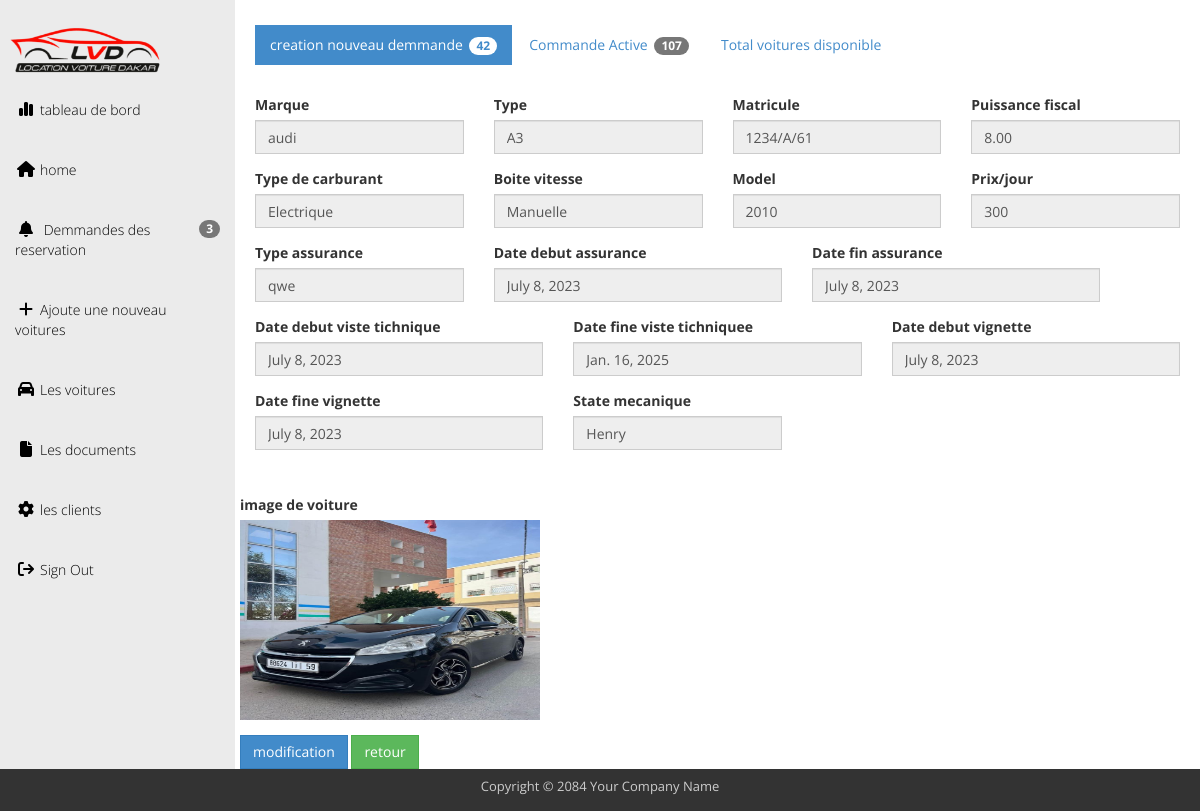
Page /administration/fiche_voiture/2/ (signed in) on the committed database.
### administration/models.py (models this page shows, shortened)
class Voiture(models.Model):
    MODEL_CHOICES = [(str(year), str(year)) for year in range(2010, 2025)]
    TYPE_CARBURANT_CHOICES = [
        ('Essence', 'Essence'),
        ('Diesel', 'Diesel'),
        ('Electrique', 'Électrique'),
    ]
    BOITE_VITESSE_CHOICES = [
        ('Manuelle', 'Manuelle'),
        ('Automatique', 'Automatique'),
    ]
    STATUT_CHOICES = [
        ('Bon état', 'Bon état'),
        ('Besoin de réparations mineures', 'Besoin de réparations mineures'),
        ('Besoin de réparations majeures', 'Besoin de réparations majeures'),
    ]
    marque = models.CharField(max_length=100, )
    type = models.CharField(max_length=100)
    matricule = models.CharField(max_length=50)
    date_achat = models.DateField()
    image = models.ImageField(upload_to='voitures/')
    puissance_fiscale = models.DecimalField(max_digits=5, decimal_places=2)
    type_carburant = models.CharField(max_length=50, choices=TYPE_CARBURANT_CHOICES)
    boite_vitesse = models.CharField(max_length=50, choices=BOITE_VITESSE_CHOICES)
    model = models.CharField(max_length=100,choices=MODEL_CHOICES)
    montant_achat = models.DecimalField(max_digits=10, decimal_places=2)
    prix=models.CharField(max_length=10, default='0')
    statut_mecanique = models.CharField(max_length=50, choices=STATUT_CHOICES, default='Bon état')
    disponibilite=models.CharField(max_length=5,default='oui')

class Assurance(models.Model):
    voiture = models.ForeignKey(Voiture, on_delete=models.CASCADE)
    date_debut = models.DateField()
    date_fin = models.DateField()
    type_assurance = models.CharField(max_length=100)

class VisiteTechnique(models.Model):
    voiture = models.ForeignKey(Voiture, on_delete=models.CASCADE)
    date_debut = models.DateField()
    date_fin = models.DateField()

class Vignette(models.Model):
    voiture = models.ForeignKey(Voiture, on_delete=models.CASCADE)
    date_debut = models.DateField()
    date_fin = models.DateField()

### administration/views.py (the view)
# urls.py: path('fiche_voiture/<int:pk>/', views.fiche_voiture, name='fiche_voiture'),
@login_required
def fiche_voiture(request,pk):
      if not request.user.is_staff:
        return redirect('admin_login')
      voiture = get_object_or_404(Voiture, pk=pk)
      visite=get_object_or_404(VisiteTechnique, pk=pk)
      assurance=get_object_or_404(Assurance, pk=pk)
      vignette=get_object_or_404(Vignette, pk=pk)
      return render(request,'administration/fiche_voiture.html',{'voiture': voiture,'visite':visite,'assurance':assurance,'vignette':vignette})

### administration/context_processors.py (called while the page is built)
def global_count(request):
    commande = Commande_reservation.objects.all()
    commande_count = commande.count()
    voiture_dispo = Voiture.objects.all()
    available_count = sum(1 for voiture in voiture_dispo if voiture.disponibilite.lower() == 'oui')
    forms = {res.pk: UpdateDateForm(instance=res) for res in commande}
    return {
        'commande_count': commande_count,
        'available_count': available_count
    }

### templates/administration/fiche_voiture.html (shortened to what this page needs)
{% load static %}
<!DOCTYPE html>
<head>
  <link rel="stylesheet" href="{% static 'administration/css/templatemo_main.css' %}">
  <link rel="stylesheet" href="{% static 'css/all.min.css' %}">
</head>
<body>
  <div id="main-wrapper">
    <div class="template-page-wrapper">
      <div class="navbar-collapse collapse templatemo-sidebar">
        <ul class="templatemo-sidebar-menu">
          <li>
            <img src="{% static 'images/LVD-logo-Transparent2.ico' %}" alt="" width="70px" height="60px" style="scale: 2.5; margin-left: 50px;" >
          </li>
          <li ><a href="{% url 'reservation_statistiques' %}"><i class="fa-solid fa-chart-simple"></i>tableau de bord</a></li>
          <li ><a href="{% url 'index' %}"><i class="fa fa-home"></i>home</a></li>
          <li><a href="{% url 'demmande' %}"><i class="fa-sharp fa-solid fa-bell"></i><span class="badge pull-right">3</span> Demmandes des reservation</a></li>
          <li><a href="{% url 'ajoute_voiture' %}"><i class="fa-solid fa-plus"></i>Ajoute une nouveau voitures</a></li>
          <li><a href="{% url 'voitures' %}"><i class="fa-solid fa-car"></i>Les voitures</a></li>
          <li><a href="{% url 'document_vehicule_view' %}"><i class="fa-sharp fa-solid fa-file"></i>Les documents</a></li>
          <li><a href=""><i class="fa fa-cog"></i>les clients</a></li>
          <li><a href="" data-toggle="modal" data-target="#confirmModal"><i class="fa fa-sign-out"></i>Sign Out</a></li>
        </ul>
      </div>
      <div class="templatemo-content-wrapper">
        <div class="templatemo-content">
          <div class="row margin-bottom-30">
            <div class="col-md-12">
              <ul class="nav nav-pills">
                <li class="active"><a href="#">creation nouveau demmande <span class="badge">42</span></a></li>
                <li><a href="#">Commande Active <span class="badge">107</span></a></li>
                <li><a href="#">Total voitures disponible </a></li>
              </ul>
            </div>
          </div>
          <div class="row">
            <div class="col-md-12">
                        <form role="form" id="templatemo-preferences-form">
                                    <div class="row">
                                      <div class="col-md-3 margin-bottom-15">
                                        <label for="marque" class="control-label">Marque</label>
                                        <input type="text" class="form-control" id="marque" readonly value="{{voiture.marque}}">
                                      </div>
                                      <div class="col-md-3 margin-bottom-15">
                                        <label for="lastName" class="control-label">Type</label>
                                        <input type="text" class="form-control" id="lastName" readonly value="{{voiture.type}}">
                                      </div>
                                      <div class="col-md-3 margin-bottom-15">
                                        <label for="lastName" class="control-label">Matricule</label>
                                        <input type="text" class="form-control" id="lastName" readonly value="{{voiture.matricule}}">
                                      </div>
                                      <div class="col-md-3 margin-bottom-15">
                                        <label for="lastName" class="control-label">Puissance fiscal</label>
                                        <input type="number" class="form-control" id="lastName" readonly value="{{voiture.puissance_fiscale}}">
                                      </div>
                                      <div class="col-md-3 margin-bottom-15">
                                                <label for="lastName" class="control-label">Type de carburant</label>
                                                <input type="text" class="form-control" id="lastName" readonly value="{{voiture.type_carburant}}">
                                       </div>
                                       <div class="col-md-3 margin-bottom-15">
                                                <label for="lastName" class="control-label">Boite vitesse</label>
                                                <input type="text" class="form-control" id="lastName" readonly value="{{voiture.boite_vitesse}}">
                                         </div>
                                        <div class="col-md-3 margin-bottom-15">
                                                <label for="lastName" class="control-label">Model</label>
                                                <input type="text" class="form-control" id="lastName" readonly value="{{voiture.model}}">
                                        </div>
                                        <div class="col-md-3 margin-bottom-15">
                                                <label for="lastName" class="control-label">Prix/jour</label>
                                                <input type="text" class="form-control" id="lastName" readonly value="{{voiture.prix}}" >
                                        </div>
                                        <div class="col-md-3 margin-bottom-15">
                                                <label for="lastName" class="control-label">Type assurance</label>
                                                <input type="text" class="form-control" id="lastName" readonly value="{{assurance.type_assurance}}">
                                        </div>
                                      <div class="col-md-4 margin-bottom-15">
                                        <label for="lastName" class="control-label">Date debut assurance</label>
                                        <input type="text" class="form-control" id="lastName" readonly value="{{assurance.date_debut}}">
                                      </div>
                                      <div class="col-md-4 margin-bottom-15">
                                        <label for="lastName" class="control-label">Date fin assurance</label>
                                        <input type="text" class="form-control" id="lastName" readonly value="{{assurance.date_fin}}">
                                      </div>
                                      <div class="col-md-4 margin-bottom-15">
                                        <label for="lastName" class="control-label">Date debut viste tichnique</label>
                                        <input type="text" class="form-control" id="lastName" readonly value="{{visite.date_debut}}">
                                      </div>
                                      <div class="col-md-4 margin-bottom-15">
                                        <label for="lastName" class="control-label">Date fine viste tichniquee</label>
                                        <input type="text" class="form-control" id="lastName" readonly value="{{visite.date_fin}}">
                                      </div>
                                      <div class="col-md-4 margin-bottom-15">
                                        <label for="lastName" class="control-label">Date debut vignette</label>
                                        <input type="text" class="form-control" id="lastName" readonly value="{{vignette.date_debut}}">
                                      </div>
                                      <div class="col-md-4 margin-bottom-15">
                                        <label for="lastName" class="control-label">Date fine vignette</label>
                                        <input type="text" class="form-control" id="lastName" readonly value="{{vignette.date_fin}}">
                                      </div>
                                      <div class="col-md-3 margin-bottom-15">
                                        <label for="singleSelect">State mecanique</label>
                                        <input type="text" class="form-control" id="lastName" readonly value="Henry">
                                      </div>
                                    </div>
                                  </div>
                                  <div class="row">
                                    <div class="col-md-3 margin-bottom-15">
                                                <label for="image">image de voiture</label>
                                                <img src="{{voiture.image.url}}" alt="" width="300px" height="200px">
                                       </div>
                                  </div>
                                  <div class="row templatemo-form-buttons">
                                    <div class="col-md-12">
                                      <a href="{% url 'update_voiture' voiture.pk %}" class="btn btn-primary">modification</a>
                                      <a href="{% url 'voitures' %}" class="btn btn-success">retour</a>
                                    </div>
                                  </div>
            </div>
          </div>
        </div>
      </div>
      <footer class="templatemo-footer"
      >
        <div class="templatemo-copyright">
          <p>Copyright &copy; 2084 Your Company Name</p>
        </div>
      </footer>
    </div>
  </body>
</html>

### project/static/administration/css/templatemo_main.css (style rules this page uses)
* { font-family: 'Open Sans', sans-serif; }
body { background-color: rgb(235,235,235); }
.templatemo-content-wrapper { float: left; width: 100%; }
.templatemo-content { margin-left: 235px; margin-top: 0px; min-height: 600px; padding: 25px 20px 0 20px; background-color: white; overflow-x: hidden; }
.templatemo-footer { clear: both; font-size: 13px; padding: 8px 0 5px 0; text-align: center; color: #ccc; background-color: #333; }
.margin-bottom-15 { margin-bottom: 15px; }
.margin-bottom-30 { margin-bottom: 30px; }
.templatemo-sidebar { padding: 0; margin-top: 20px; }
.templatemo-sidebar .templatemo-sidebar-menu { list-style: none; margin: 0; padding: 0; }
.templatemo-sidebar .templatemo-sidebar-menu > li { display: block; margin: 0; padding: 0; border: 0px; }
.templatemo-sidebar .templatemo-sidebar-menu > li > a { display: block; position: relative; margin: 0; border: 0px; padding: 20px 15px; text-decoration: none; font-size: 14px; font-weight: 300; }
.templatemo-sidebar-menu a { color: black; }
.templatemo-sidebar .templatemo-sidebar-menu > li > a > i { font-size: 16px; top: 2px; margin-top: 1px; margin-left: 1px; margin-right: 4px; display: inline-block; width: 1.25em; text-align: center; }
#templatemo-preferences-form { max-width: 960px; margin-bottom: 30px; }
.nav-pills>li>a, .nav-tabs>li>a, .alert, .progress, .panel, .btn, .panel-group .panel, .form-control, .modal-content, .breadcrumb { border-radius: 0; }
@media screen and (min-width: 992px) { .templatemo-sidebar { width: 235px; float: left; position: relative; margin-right: -100%; } }

### rows in the picture
Voiture: marque "audi", type "A3", matricule "1234/A/61", puissance_fiscale "8.00", type_carburant "Electrique", boite_vitesse "Manuelle", model "2010", prix "300", image (picture)
Assurance: type_assurance "qwe", date_debut "July 8, 2023", date_fin "July 8, 2023"
VisiteTechnique: date_debut "July 8, 2023", date_fin "Jan. 16, 2025"
Vignette: date_debut "July 8, 2023", date_fin "July 8, 2023"
